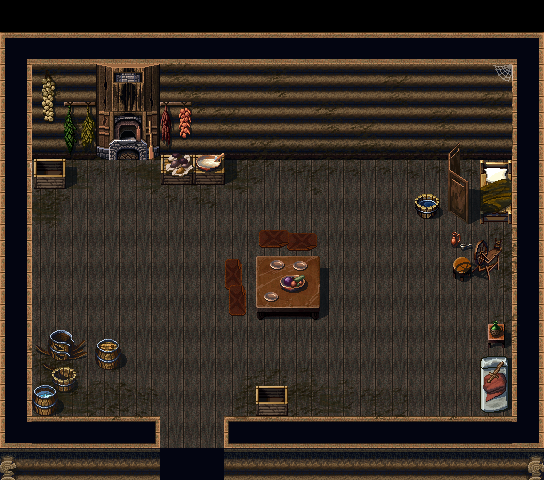

A level layout from a 2D game, rendered from its tile map. Below: a short description, then the map file with tile-grid data replaced by summaries:
An orthogonal 17x15 tile map with 32x32 px tiles, 1 tile layer (base), 1 hidden layer not drawn, 2 tilesets and 1 object.

<map version="1.0" orientation="orthogonal" renderorder="right-down" width="17" height="15" tilewidth="32" tileheight="32" nextobjectid="1246">
 <tileset firstgid="1" name="grandmah" tilewidth="32" tileheight="32">
  <image source="grandmah.png" width="544" height="480" />
 </tileset>
 <tileset firstgid="256" name="collisiontile" tilewidth="32" tileheight="32">
  <image source="collisiontile.png" width="32" height="32" />
  <tile id="0">
   <objectgroup draworder="index">
    <object id="0" x="0.0434783" y="0.0434783" width="31.913" height="31.9565" />
   </objectgroup>
  </tile>
 </tileset>
 <layer name="base" width="17" height="15">
  <data>[255 cells, 238 non-empty, 238 distinct tile ids]</data>
 </layer>
 <layer name="collision" width="17" height="15" visible="0" opacity="0.42">
  <data>[255 cells, 141 non-empty, 1 distinct tile ids]</data>
 </layer>
</map>